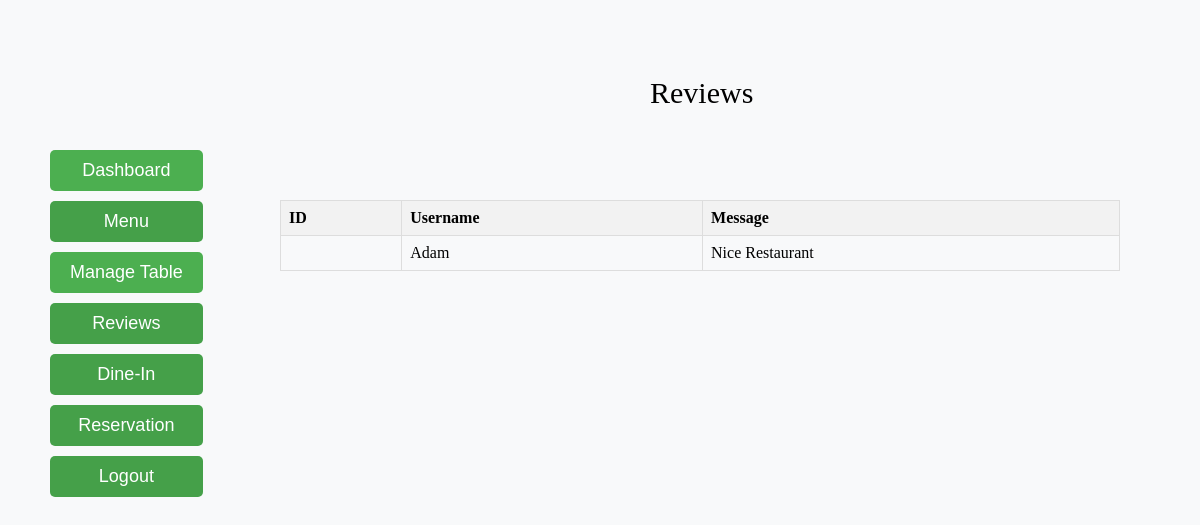
/reviews/, run on an earlier commit of the app's database.
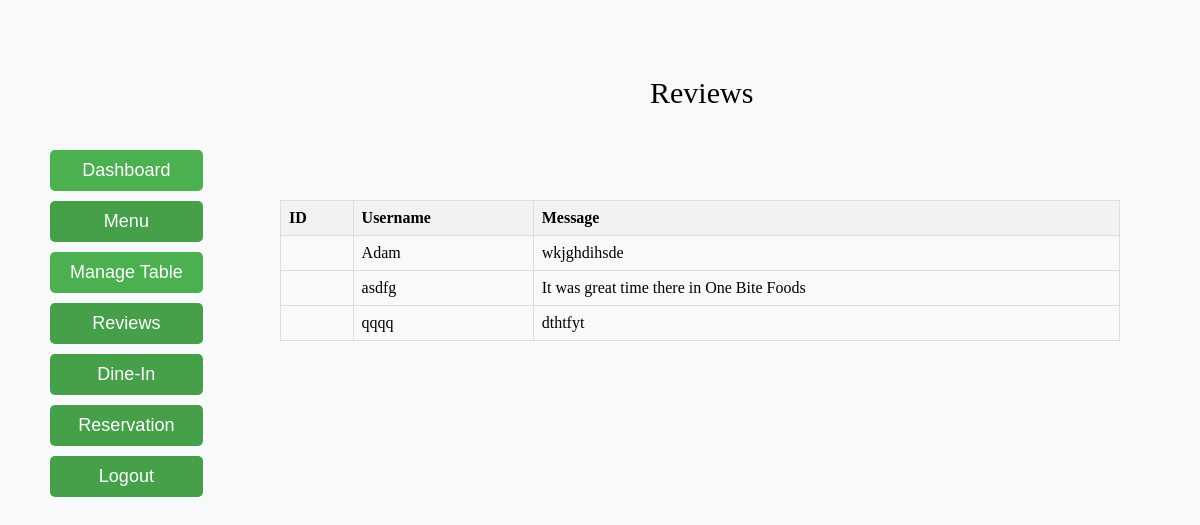
And on a later commit of the database.
### myapp/models.py (models this page shows)
class Rev(models.Model):
    username = models.CharField(max_length=150, unique=True)
    text = models.CharField(max_length=300, unique=True)
    objects = RevManager()

### myapp/views.py (the view)
# urls.py: path('reviews/', views.display_reviews, name='display_reviews'),
def display_reviews(request):
    reviews = Rev.objects.all()
    print(reviews)
    return render(request, 'myapp/admin_rev.html', {'reviews': reviews})

### myapp/templates/myapp/admin_rev.html (shortened to what this page needs)
{% extends 'myapp/admin_page.html' %}
{% block content %}
<div class="pp">Reviews</div>
    <table>
        <thead>
            <tr>
                 <th>ID</th>
                <th>Username</th>
                <th>Message</th>
            </tr>
        </thead>
        <tbody>
            {% for review in reviews %}
                <tr>
                    <td>{{ order.id }}</td>
                    <td>{{ review.username }}</td>
                    <td>{{ review.text }}</td>
                </tr>
            {% endfor %}
        </tbody>
    </table>
{% endblock %}

What changed in the data, as far as the page shows it:
changed Rev "Adam": text "Nice Restaurant" → "wkjghdihsde"
added Rev: username "asdfg", text "It was great time there in One Bite Foods"
added Rev: username "qqqq", text "dthtfyt"
